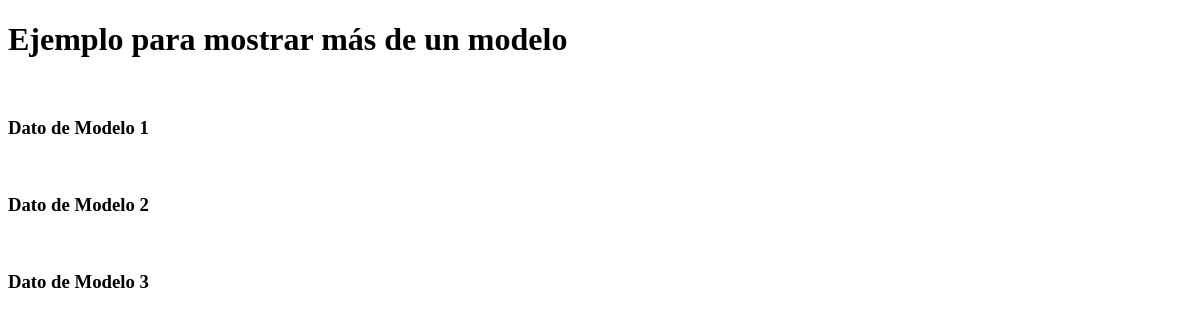
Before: / with the older database file.
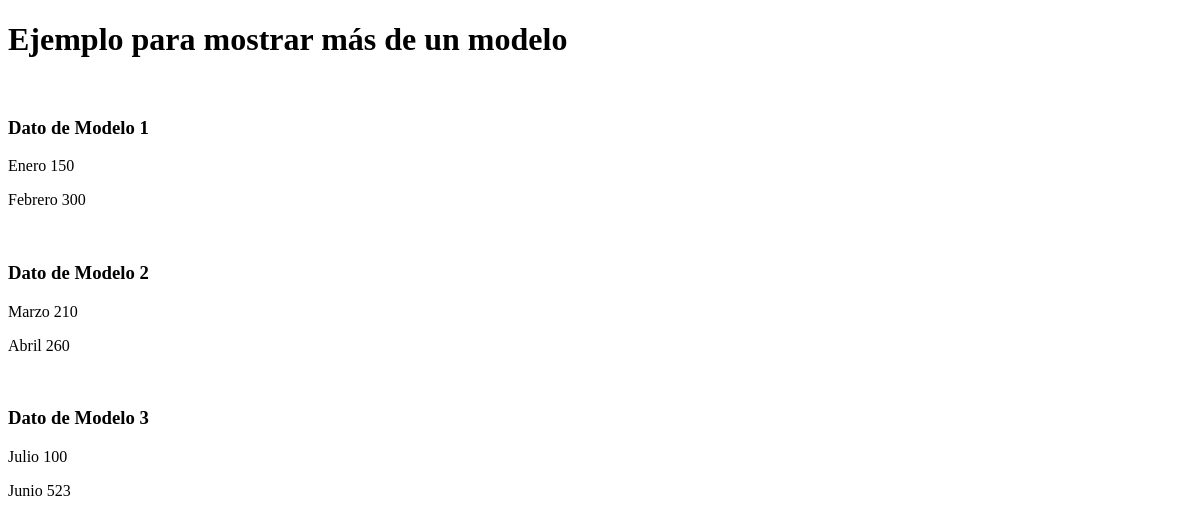
After: the same page with the newer database file.
### apps/example/models.py (models this page shows, shortened)
@python_2_unicode_compatible
class Model1(models.Model):
    text = models.CharField(max_length=200)
    value = models.IntegerField(default=0)

@python_2_unicode_compatible
class Model2(models.Model):
    text = models.CharField(max_length=200)
    value = models.IntegerField(default=0)

@python_2_unicode_compatible
class Model3(models.Model):
    text = models.CharField(max_length=200)
    value = models.IntegerField(default=0)

### apps/example/views.py (the view)
# urls.py: url(r'^$', IndexTemplateView.as_view(), name='index'),
class IndexTemplateView(TemplateView):
    template_name = 'example/index.html'
    def get_context_data(self, **kwargs):
        context = super(IndexTemplateView, self).get_context_data(**kwargs)
        context['model1'] = Model1.objects.all()
        context['model2'] = Model2.objects.all()
        context['model3'] = Model3.objects.all()
        return context

### templates/example/index.html
{% extends 'base.html' %}
{% block content %}
<h1>Ejemplo para mostrar más de un modelo</h1>
<br />
<h3>Dato de Modelo 1</h3>
{% for model in model1 %}
    <p>{{model.text}} {{model.value}}</p>
{% endfor %}
<br />
<h3>Dato de Modelo 2</h3>
{% for model in model2 %}
    <p>{{model.text}} {{model.value}}</p>
{% endfor %}
<br />
<h3>Dato de Modelo 3</h3>
{% for model in model3 %}
    <p>{{model.text}} {{model.value}}</p>
{% endfor %}
<br>
{% endblock content %}

### templates/base.html (shortened to what this page needs)
<!DOCTYPE html>
<html lang="en">
<head>
</head>
<body>
    {% block content %}
    {% endblock content %}
</body>
</html>

Changed rows visible on the page:
added Model1: text "Enero", value "150"
added Model1: text "Febrero", value "300"
added Model2: text "Marzo", value "210"
added Model2: text "Abril", value "260"
added Model3: text "Julio", value "100"
added Model3: text "Junio", value "523"
